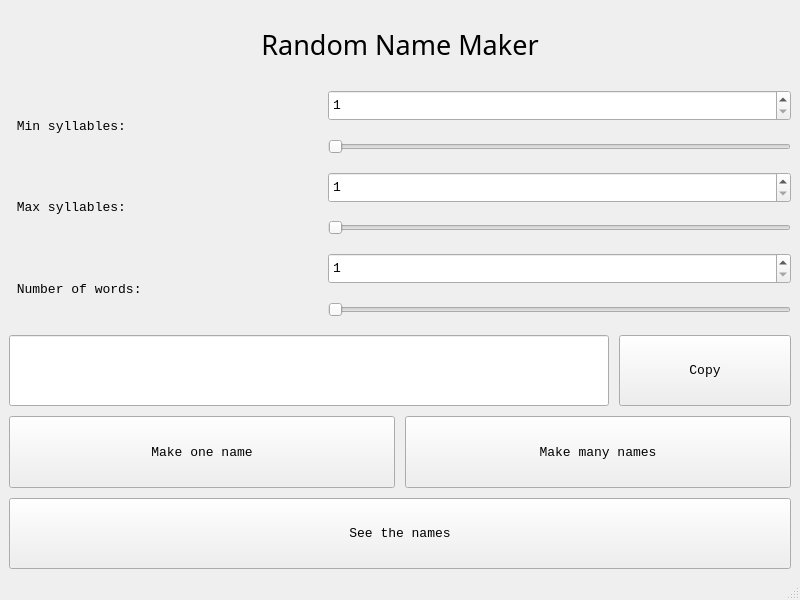
<?xml version="1.0" encoding="UTF-8"?>
<ui version="4.0">
 <class>MainWindow</class>
 <widget class="QMainWindow" name="MainWindow">
  <property name="geometry">
   <rect>
    <x>0</x>
    <y>0</y>
    <width>800</width>
    <height>600</height>
   </rect>
  </property>
  <property name="sizePolicy">
   <sizepolicy hsizetype="Minimum" vsizetype="Minimum">
    <horstretch>0</horstretch>
    <verstretch>1</verstretch>
   </sizepolicy>
  </property>
  <property name="minimumSize">
   <size>
    <width>800</width>
    <height>600</height>
   </size>
  </property>
  <property name="windowTitle">
   <string>Random Name</string>
  </property>
  <widget class="QWidget" name="centralwidget">
   <layout class="QVBoxLayout" name="verticalLayout">
    <property name="spacing">
     <number>10</number>
    </property>
    <item>
     <widget class="QLabel" name="label_title">
      <property name="sizePolicy">
       <sizepolicy hsizetype="Preferred" vsizetype="Preferred">
        <horstretch>0</horstretch>
        <verstretch>1</verstretch>
       </sizepolicy>
      </property>
      <property name="font">
       <font>
        <family>Impact</family>
        <pointsize>20</pointsize>
       </font>
      </property>
      <property name="text">
       <string>Random Name Maker</string>
      </property>
      <property name="alignment">
       <set>Qt::AlignCenter</set>
      </property>
     </widget>
    </item>
    <item>
     <widget class="QWidget" name="widget" native="true">
      <property name="sizePolicy">
       <sizepolicy hsizetype="Preferred" vsizetype="Preferred">
        <horstretch>0</horstretch>
        <verstretch>1</verstretch>
       </sizepolicy>
      </property>
      <layout class="QGridLayout" name="gridLayout">
       <property name="leftMargin">
        <number>0</number>
       </property>
       <property name="topMargin">
        <number>0</number>
       </property>
       <property name="rightMargin">
        <number>0</number>
       </property>
       <property name="bottomMargin">
        <number>0</number>
       </property>
       <property name="spacing">
        <number>10</number>
       </property>
       <item row="0" column="0" rowspan="2">
        <widget class="QLabel" name="label1">
         <property name="sizePolicy">
          <sizepolicy hsizetype="Minimum" vsizetype="Minimum">
           <horstretch>2</horstretch>
           <verstretch>0</verstretch>
          </sizepolicy>
         </property>
         <property name="font">
          <font>
           <family>Consolas</family>
           <pointsize>10</pointsize>
          </font>
         </property>
         <property name="text">
          <string> Min syllables: </string>
         </property>
        </widget>
       </item>
       <item row="0" column="1">
        <widget class="QSpinBox" name="minsyl_spin">
         <property name="sizePolicy">
          <sizepolicy hsizetype="Preferred" vsizetype="Preferred">
           <horstretch>3</horstretch>
           <verstretch>1</verstretch>
          </sizepolicy>
         </property>
         <property name="font">
          <font>
           <family>Consolas</family>
           <pointsize>10</pointsize>
          </font>
         </property>
         <property name="minimum">
          <number>1</number>
         </property>
         <property name="maximum">
          <number>10</number>
         </property>
        </widget>
       </item>
       <item row="1" column="1">
        <widget class="QSlider" name="minsyl_slider">
         <property name="sizePolicy">
          <sizepolicy hsizetype="Preferred" vsizetype="Preferred">
           <horstretch>3</horstretch>
           <verstretch>1</verstretch>
          </sizepolicy>
         </property>
         <property name="font">
          <font>
           <pointsize>10</pointsize>
          </font>
         </property>
         <property name="minimum">
          <number>1</number>
         </property>
         <property name="maximum">
          <number>10</number>
         </property>
         <property name="orientation">
          <enum>Qt::Horizontal</enum>
         </property>
        </widget>
       </item>
      </layout>
     </widget>
    </item>
    <item>
     <widget class="QWidget" name="widget_2" native="true">
      <property name="sizePolicy">
       <sizepolicy hsizetype="Preferred" vsizetype="Preferred">
        <horstretch>0</horstretch>
        <verstretch>1</verstretch>
       </sizepolicy>
      </property>
      <layout class="QGridLayout" name="gridLayout_3">
       <property name="leftMargin">
        <number>0</number>
       </property>
       <property name="topMargin">
        <number>0</number>
       </property>
       <property name="rightMargin">
        <number>0</number>
       </property>
       <property name="bottomMargin">
        <number>0</number>
       </property>
       <property name="spacing">
        <number>10</number>
       </property>
       <item row="0" column="0" rowspan="2">
        <widget class="QLabel" name="label2">
         <property name="sizePolicy">
          <sizepolicy hsizetype="Minimum" vsizetype="Minimum">
           <horstretch>2</horstretch>
           <verstretch>0</verstretch>
          </sizepolicy>
         </property>
         <property name="font">
          <font>
           <family>Consolas</family>
           <pointsize>10</pointsize>
          </font>
         </property>
         <property name="text">
          <string> Max syllables: </string>
         </property>
        </widget>
       </item>
       <item row="0" column="1">
        <widget class="QSpinBox" name="maxsyl_spin">
         <property name="sizePolicy">
          <sizepolicy hsizetype="Preferred" vsizetype="Preferred">
           <horstretch>3</horstretch>
           <verstretch>1</verstretch>
          </sizepolicy>
         </property>
         <property name="font">
          <font>
           <family>Consolas</family>
           <pointsize>10</pointsize>
          </font>
         </property>
         <property name="minimum">
          <number>1</number>
         </property>
         <property name="maximum">
          <number>10</number>
         </property>
        </widget>
       </item>
       <item row="1" column="1">
        <widget class="QSlider" name="maxsyl_slider">
         <property name="sizePolicy">
          <sizepolicy hsizetype="Preferred" vsizetype="Preferred">
           <horstretch>3</horstretch>
           <verstretch>1</verstretch>
          </sizepolicy>
         </property>
         <property name="font">
          <font>
           <pointsize>10</pointsize>
          </font>
         </property>
         <property name="minimum">
          <number>1</number>
         </property>
         <property name="maximum">
          <number>10</number>
         </property>
         <property name="orientation">
          <enum>Qt::Horizontal</enum>
         </property>
        </widget>
       </item>
      </layout>
     </widget>
    </item>
    <item>
     <widget class="QWidget" name="widget_3" native="true">
      <property name="sizePolicy">
       <sizepolicy hsizetype="Preferred" vsizetype="Preferred">
        <horstretch>0</horstretch>
        <verstretch>1</verstretch>
       </sizepolicy>
      </property>
      <layout class="QGridLayout" name="gridLayout_4">
       <property name="leftMargin">
        <number>0</number>
       </property>
       <property name="topMargin">
        <number>0</number>
       </property>
       <property name="rightMargin">
        <number>0</number>
       </property>
       <property name="bottomMargin">
        <number>0</number>
       </property>
       <property name="spacing">
        <number>10</number>
       </property>
       <item row="0" column="0" rowspan="2">
        <widget class="QLabel" name="label3">
         <property name="sizePolicy">
          <sizepolicy hsizetype="Minimum" vsizetype="Minimum">
           <horstretch>2</horstretch>
           <verstretch>0</verstretch>
          </sizepolicy>
         </property>
         <property name="font">
          <font>
           <family>Consolas</family>
           <pointsize>10</pointsize>
          </font>
         </property>
         <property name="text">
          <string> Number of words:</string>
         </property>
        </widget>
       </item>
       <item row="0" column="1">
        <widget class="QSpinBox" name="word_spin">
         <property name="sizePolicy">
          <sizepolicy hsizetype="Preferred" vsizetype="Preferred">
           <horstretch>3</horstretch>
           <verstretch>1</verstretch>
          </sizepolicy>
         </property>
         <property name="font">
          <font>
           <family>Consolas</family>
           <pointsize>10</pointsize>
          </font>
         </property>
         <property name="minimum">
          <number>1</number>
         </property>
         <property name="maximum">
          <number>5</number>
         </property>
        </widget>
       </item>
       <item row="1" column="1">
        <widget class="QSlider" name="word_slider">
         <property name="sizePolicy">
          <sizepolicy hsizetype="Preferred" vsizetype="Preferred">
           <horstretch>3</horstretch>
           <verstretch>1</verstretch>
          </sizepolicy>
         </property>
         <property name="font">
          <font>
           <pointsize>10</pointsize>
          </font>
         </property>
         <property name="minimum">
          <number>1</number>
         </property>
         <property name="maximum">
          <number>5</number>
         </property>
         <property name="pageStep">
          <number>5</number>
         </property>
         <property name="orientation">
          <enum>Qt::Horizontal</enum>
         </property>
        </widget>
       </item>
      </layout>
     </widget>
    </item>
    <item>
     <widget class="QWidget" name="container4" native="true">
      <property name="sizePolicy">
       <sizepolicy hsizetype="Preferred" vsizetype="Preferred">
        <horstretch>0</horstretch>
        <verstretch>1</verstretch>
       </sizepolicy>
      </property>
      <property name="font">
       <font>
        <pointsize>10</pointsize>
       </font>
      </property>
      <layout class="QHBoxLayout" name="horizontalLayout">
       <property name="spacing">
        <number>10</number>
       </property>
       <property name="leftMargin">
        <number>0</number>
       </property>
       <property name="topMargin">
        <number>0</number>
       </property>
       <property name="rightMargin">
        <number>0</number>
       </property>
       <property name="bottomMargin">
        <number>0</number>
       </property>
       <item>
        <widget class="QLineEdit" name="show_name">
         <property name="sizePolicy">
          <sizepolicy hsizetype="Minimum" vsizetype="Minimum">
           <horstretch>7</horstretch>
           <verstretch>0</verstretch>
          </sizepolicy>
         </property>
         <property name="font">
          <font>
           <family>Comic Sans MS</family>
           <pointsize>10</pointsize>
          </font>
         </property>
         <property name="text">
          <string/>
         </property>
         <property name="alignment">
          <set>Qt::AlignCenter</set>
         </property>
         <property name="readOnly">
          <bool>true</bool>
         </property>
        </widget>
       </item>
       <item>
        <widget class="QPushButton" name="copy">
         <property name="sizePolicy">
          <sizepolicy hsizetype="Minimum" vsizetype="Minimum">
           <horstretch>2</horstretch>
           <verstretch>0</verstretch>
          </sizepolicy>
         </property>
         <property name="font">
          <font>
           <family>Consolas</family>
           <pointsize>10</pointsize>
          </font>
         </property>
         <property name="text">
          <string>Copy</string>
         </property>
        </widget>
       </item>
      </layout>
     </widget>
    </item>
    <item>
     <widget class="QWidget" name="container5" native="true">
      <property name="sizePolicy">
       <sizepolicy hsizetype="Preferred" vsizetype="Preferred">
        <horstretch>0</horstretch>
        <verstretch>1</verstretch>
       </sizepolicy>
      </property>
      <property name="font">
       <font>
        <pointsize>10</pointsize>
       </font>
      </property>
      <layout class="QHBoxLayout" name="horizontalLayout_2">
       <property name="spacing">
        <number>10</number>
       </property>
       <property name="leftMargin">
        <number>0</number>
       </property>
       <property name="topMargin">
        <number>0</number>
       </property>
       <property name="rightMargin">
        <number>0</number>
       </property>
       <property name="bottomMargin">
        <number>0</number>
       </property>
       <item>
        <widget class="QPushButton" name="make_one">
         <property name="sizePolicy">
          <sizepolicy hsizetype="Minimum" vsizetype="Minimum">
           <horstretch>0</horstretch>
           <verstretch>0</verstretch>
          </sizepolicy>
         </property>
         <property name="font">
          <font>
           <family>Consolas</family>
           <pointsize>10</pointsize>
          </font>
         </property>
         <property name="text">
          <string>Make one name</string>
         </property>
        </widget>
       </item>
       <item>
        <widget class="QPushButton" name="make_many">
         <property name="sizePolicy">
          <sizepolicy hsizetype="Minimum" vsizetype="Minimum">
           <horstretch>0</horstretch>
           <verstretch>0</verstretch>
          </sizepolicy>
         </property>
         <property name="font">
          <font>
           <family>Consolas</family>
           <pointsize>10</pointsize>
          </font>
         </property>
         <property name="text">
          <string>Make many names</string>
         </property>
        </widget>
       </item>
      </layout>
     </widget>
    </item>
    <item>
     <widget class="QPushButton" name="see_names">
      <property name="sizePolicy">
       <sizepolicy hsizetype="Minimum" vsizetype="Preferred">
        <horstretch>0</horstretch>
        <verstretch>1</verstretch>
       </sizepolicy>
      </property>
      <property name="font">
       <font>
        <family>Consolas</family>
        <pointsize>10</pointsize>
       </font>
      </property>
      <property name="text">
       <string>See the names</string>
      </property>
     </widget>
    </item>
   </layout>
  </widget>
  <widget class="QMenuBar" name="menubar">
   <property name="geometry">
    <rect>
     <x>0</x>
     <y>0</y>
     <width>800</width>
     <height>23</height>
    </rect>
   </property>
  </widget>
  <widget class="QStatusBar" name="statusbar"/>
 </widget>
 <resources/>
 <connections/>
</ui>
